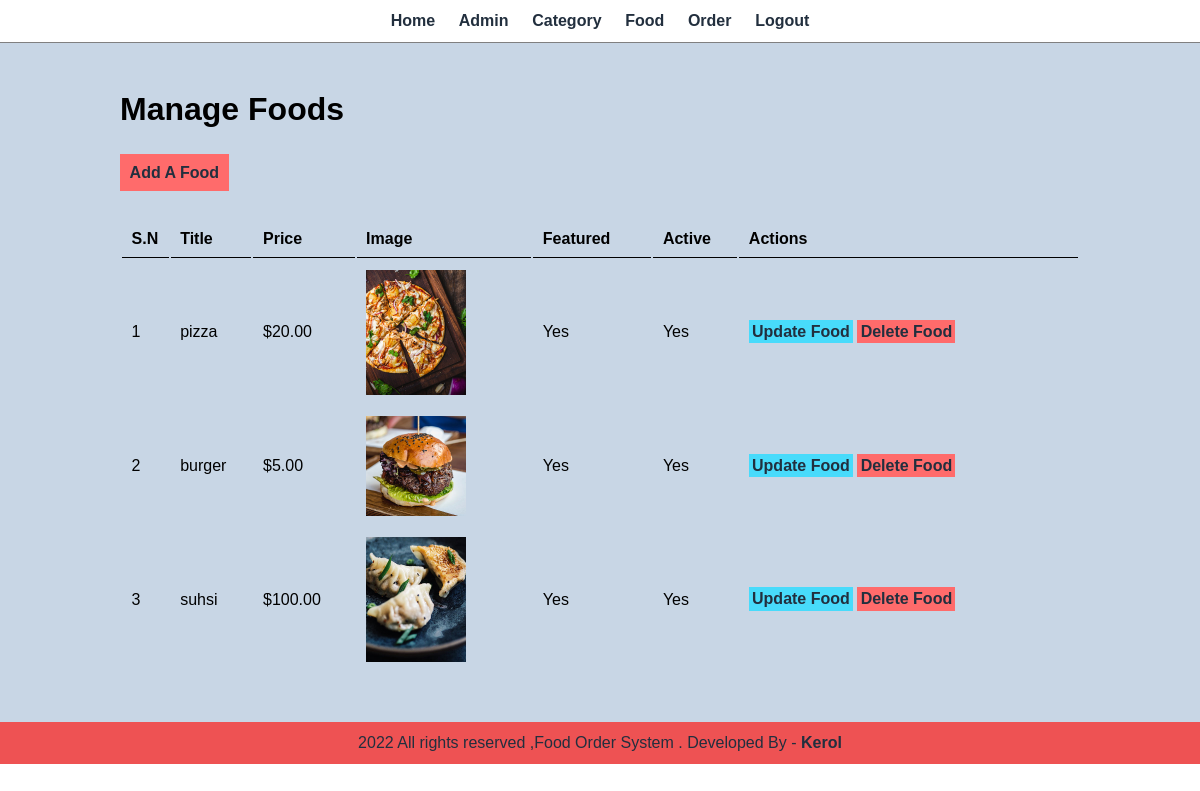
The page /admin/manage-food.php (signed in) on the database its author committed.
### tables this page shows
CREATE TABLE `tbl_food` (
  `id` int(10) UNSIGNED NOT NULL,
  `title` varchar(100) NOT NULL,
  `description` text NOT NULL,
  `price` decimal(10,2) NOT NULL,
  `image_name` varchar(255) NOT NULL,
  `category_id` int(10) UNSIGNED NOT NULL,
  `featured` varchar(10) NOT NULL,
  `active` varchar(10) NOT NULL
);

### admin/manage-food.php (the view, shortened to what this page needs)
<?php include('partials/menu.php'); ?>
<div class="main-content">
    <div class="wrapper">
    <h1>Manage Foods</h1>
    <br><br>
        <a href="<?php echo SITEURL; ?>admin/add-food.php" class="btn-primary">Add A Food</a>
        <br><br><br>
                <table class="tbl-full">
                   <tr>
                       <th>S.N</th>
                       <th>Title</th>
                       <th>Price</th>
                       <th>Image</th>
                       <th>Featured</th>
                       <th>Active</th>
                       <th>Actions</th>
                   </tr>
            <?php
                $sql = "SELECT * FROM tbl_food";
                $res = mysqli_query($conn, $sql);
                $count = mysqli_num_rows($res);
                $sn=1;
                if($count>0)
                {
                    while($row=mysqli_fetch_assoc($res))
                    {
                        $id = $row['id'];
                        $title = $row['title'];
                        $price = $row['price'];
                        $image_name = $row['image_name'];
                        $featured = $row['featured'];
                        $active = $row['active'];
                        ?>
                    <tr>
                       <td><?php echo $sn++; ?></td>
                       <td><?php echo $title?></td>
                       <td>$<?php echo $price?></td>
                       <td>
                           <?php
                           if($image_name != "")
                           {
                               ?>
                               <img src="<?php echo SITEURL; ?>images/food/<?php echo $image_name?>" width="100px">
                               <?php
                           }
                           else
                           {
                               echo "<div class='error'>Image not added</div>";
                           }
                           ?>
                        </td>
                       <td><?php echo $featured?></td>
                       <td><?php echo $active?></td>
                       <td>
                           <a href="<?php echo SITEURL?>admin/update-food.php?id=<?php echo $id; ?>" class="btn-secondary">Update Food</a>
                           <a href="<?php echo SITEURL?>admin/delete-food.php?id=<?php echo $id; ?>&image_name=<?php echo $image_name;?>" class="btn-danger">Delete Food</a>
                       </td>
                   </tr>
                        <?php
                    }
                }
                else
                {
                    ?>
                    <tr>
                    <td colspan="6" ><div class="error">No Food added</div></td>
                    </tr>
                    <?php
                }
            ?>
               </table>
    </div>
</div>
<?php include('partials/footer.php'); ?>

### css/admin.css (style rules this page uses)
* { margin: 0; padding:0; font-family: Arial, Helvetica, sans-serif; }
.wrapper { padding: 1%; width: 80%; margin: 0 auto; }
.tbl-full { width: 100%; }
table tr th { border-bottom: 1px solid black; padding: 1%; text-align: left; }
table tr td { padding: 1%; }
.btn-primary { background-color: #ff6b6b; padding: 1%; color: #222f3e; text-decoration: none; font-weight: bold; }
.btn-secondary { background-color: #48dbfb; padding: 1%; color: #222f3e; text-decoration: none; font-weight: bold; }
.btn-danger { background-color: #ff6b6b; padding: 1%; color: #222f3e; text-decoration: none; font-weight: bold; }
.main-content { background-color: #c8d6e5; padding: 3% 0 }

### rows shown on the page
tbl_food: title "pizza", price "20.00", image_name (picture), featured "Yes", active "Yes"
tbl_food: title "burger", price "5.00", image_name (picture), featured "Yes", active "Yes"
tbl_food: title "suhsi", price "100.00", image_name (picture), featured "Yes", active "Yes"
